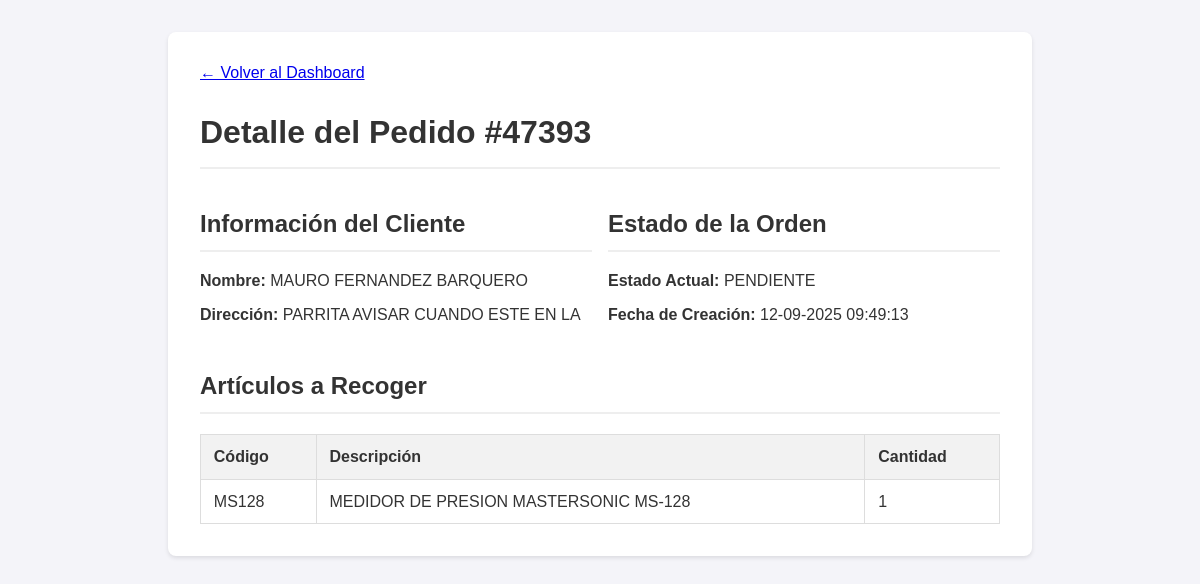
/orden/3 (signed in), run on an earlier commit of the app's database.
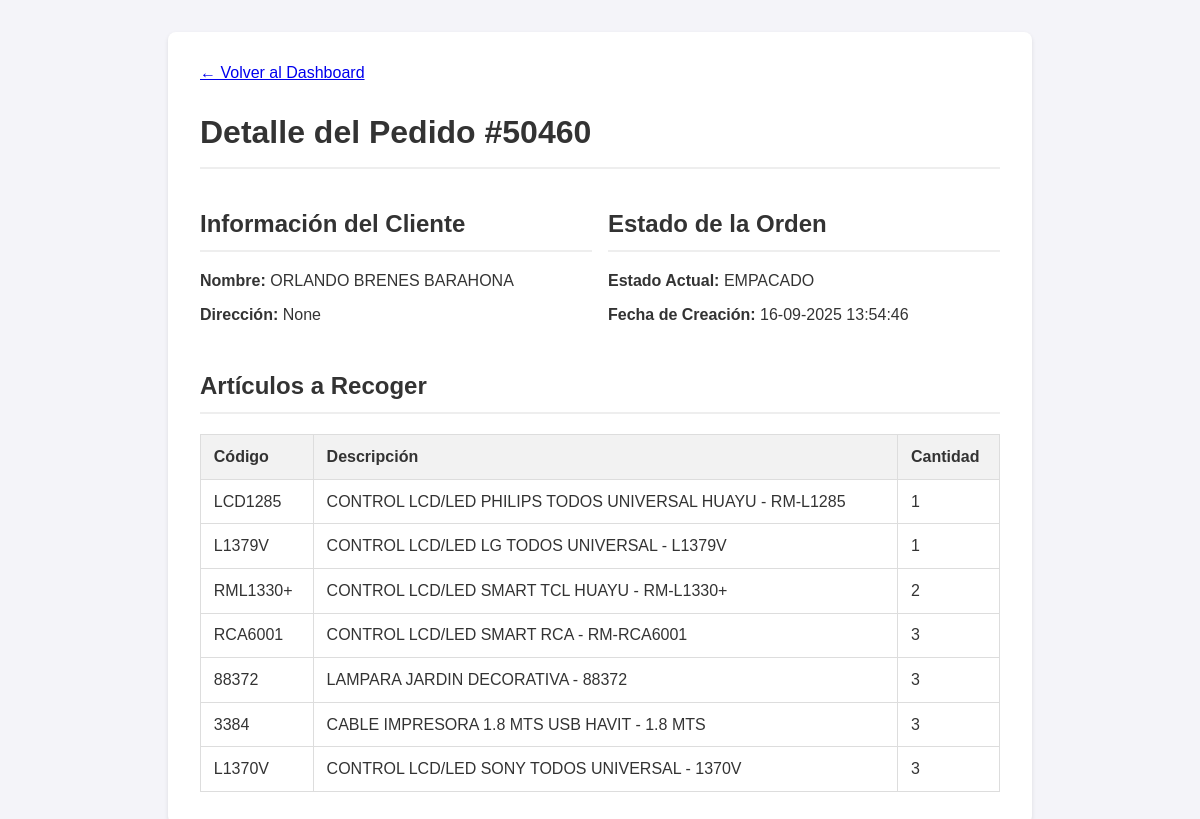
And on a later commit of the database.
### app.py (models this page shows, shortened)
class Orden(db.Model):
    id = db.Column(db.Integer, primary_key=True)
    numero_pedido = db.Column(db.String(50), unique=True, nullable=False)
    cliente_nombre = db.Column(db.String(200), nullable=False)
    cliente_direccion = db.Column(db.String(300), nullable=True)
    estado = db.Column(db.String(30), nullable=False, default='PENDIENTE')
    fecha_creacion = db.Column(db.DateTime, nullable=False, default=datetime.datetime.utcnow)
    lote_id = db.Column(db.Integer, db.ForeignKey('lote_picking.id'), nullable=True)
    items = db.relationship('ItemOrden', backref='orden', lazy=True, cascade="all, delete-orphan")
    fecha_inicio_picking = db.Column(db.DateTime, nullable=True)
    fecha_fin_picking = db.Column(db.DateTime, nullable=True)
    fecha_fin_packing = db.Column(db.DateTime, nullable=True)
    fecha_despacho = db.Column(db.DateTime, nullable=True)
    packer_id = db.Column(db.Integer, db.ForeignKey('user.id', ondelete='SET NULL'), nullable=True)
    packer = db.relationship('User', foreign_keys=[packer_id])
    devolucion_confirmada = db.Column(db.Boolean, default=False, nullable=False)
    bultos = db.relationship('Bulto', backref='orden', cascade="all, delete-orphan")
    hoja_de_ruta_id = db.Column(db.Integer, db.ForeignKey('hoja_de_ruta.id'), nullable=True)
    destino_id = db.Column(db.Integer, db.ForeignKey('destino.id'), nullable=True)
    destino = db.relationship('Destino', backref='ordenes')
    guia_encomienda = db.Column(db.String(100), nullable=True)
    nota_entrega = db.Column(db.Text, nullable=True)
    fecha_entrega_final = db.Column(db.DateTime, nullable=True)

class ItemOrden(db.Model):
    id = db.Column(db.Integer, primary_key=True)
    orden_id = db.Column(db.Integer, db.ForeignKey('orden.id'), nullable=False)
    codigo_articulo = db.Column(db.String(100), nullable=False)
    descripcion_articulo = db.Column(db.String(300), nullable=False)
    cantidad_solicitada = db.Column(db.Integer, nullable=False)
    cantidad_recogida = db.Column(db.Integer, nullable=False, default=0)
    cantidad_empacada = db.Column(db.Integer, nullable=False, default=0)
    tiene_incidencia = db.Column(db.Boolean, default=False, nullable=False)
    tipo_incidencia = db.Column(db.String(50), nullable=True)
    nota_incidencia = db.Column(db.Text, nullable=True)

### app.py (the view)
@app.route('/orden/<int:orden_id>')
@login_required
def detalle_orden(orden_id):
    orden = Orden.query.get_or_404(orden_id)
    return render_template('detalle_orden.html', orden=orden)

### app.py (called while the page is built)
@login_manager.user_loader
def load_user(user_id):
    return db.session.get(User, int(user_id))

@app.template_filter('localtime')
def to_localtime_filter(utc_datetime):
    if not utc_datetime: return ""
    local_tz = pytz.timezone('America/Costa_Rica')
    local_dt = utc_datetime.replace(tzinfo=pytz.utc).astimezone(local_tz)
    return local_dt.strftime('%d-%m-%Y %H:%M:%S')

### templates/detalle_orden.html (shortened to what this page needs)
<!DOCTYPE html>
<html lang="es">
<head>
</head>
<body>
    <div class="container">
        <a href="{{ url_for('dashboard') }}" class="back-link">← Volver al Dashboard</a>
        <h1>Detalle del Pedido #{{ orden.numero_pedido }}</h1>
        <div class="info-grid">
            <div>
                <h2>Información del Cliente</h2>
                <p><strong>Nombre:</strong> {{ orden.cliente_nombre }}</p>
                <p><strong>Dirección:</strong> {{ orden.cliente_direccion }}</p>
            </div>
            <div>
                <h2>Estado de la Orden</h2>
                <p><strong>Estado Actual:</strong> {{ orden.estado.replace('_', ' ') }}</p>
                <p><strong>Fecha de Creación:</strong> {{ orden.fecha_creacion | localtime }}</p>
            </div>
        </div>
        <h2>Artículos a Recoger</h2>
        <table>
            <thead>
                <tr>
                    <th>Código</th>
                    <th>Descripción</th>
                    <th>Cantidad</th>
                </tr>
            </thead>
            <tbody>
                {% for item in orden.items %}
                <tr>
                    <td>{{ item.codigo_articulo }}</td>
                    <td>{{ item.descripcion_articulo }}</td>
                    <td>{{ item.cantidad_solicitada }}</td>
                </tr>
                {% endfor %}
            </tbody>
        </table>
    </div>
</body>
</html>

What changed in the data, as far as the page shows it:
no longer on this page (row edited): ItemOrden: codigo_articulo "MS128", descripcion_articulo "MEDIDOR DE PRESION MASTERSONIC MS-128", cantidad_solicitada "1"
changed Orden: numero_pedido "47393" → "50460"; cliente_nombre "MAURO FERNANDEZ BARQUERO" → "ORLANDO BRENES BARAHONA"; cliente_direccion "PARRITA AVISAR CUANDO ESTE EN LA" → "None"; estado.replace "PENDIENTE" → "EMPACADO"; fecha_creacion "12-09-2025 09:49:13" → "16-09-2025 13:54:46"
added ItemOrden: codigo_articulo "LCD1285", descripcion_articulo "CONTROL LCD/LED PHILIPS TODOS UNIVERSAL HUAYU - RM-L1285", cantidad_solicitada "1"
added ItemOrden: codigo_articulo "L1379V", descripcion_articulo "CONTROL LCD/LED LG TODOS UNIVERSAL - L1379V", cantidad_solicitada "1"
added ItemOrden: codigo_articulo "RML1330+", descripcion_articulo "CONTROL LCD/LED SMART TCL HUAYU - RM-L1330+", cantidad_solicitada "2"
added ItemOrden: codigo_articulo "RCA6001", descripcion_articulo "CONTROL LCD/LED SMART RCA - RM-RCA6001", cantidad_solicitada "3"
added ItemOrden: codigo_articulo "88372", descripcion_articulo "LAMPARA JARDIN DECORATIVA - 88372", cantidad_solicitada "3"
added ItemOrden: codigo_articulo "3384", descripcion_articulo "CABLE IMPRESORA 1.8 MTS USB HAVIT - 1.8 MTS", cantidad_solicitada "3"
added ItemOrden: codigo_articulo "L1370V", descripcion_articulo "CONTROL LCD/LED SONY TODOS UNIVERSAL - 1370V", cantidad_solicitada "3"
